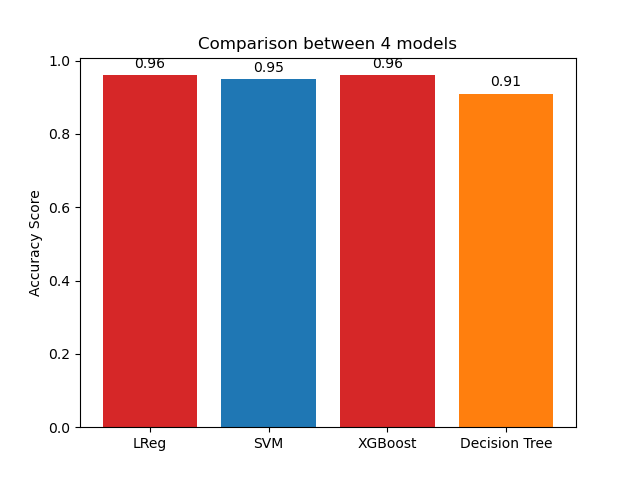

Here is the Python script that generated this plot:
# Import thư viện cần thiết
from re import I
import streamlit as st
import pandas as pd
import cv2
import numpy as np
from sklearn.model_selection import train_test_split, KFold
from sklearn.linear_model import LogisticRegression
from sklearn.svm import SVC
from xgboost import XGBClassifier
from sklearn import tree
from sklearn.pipeline import make_pipeline
from sklearn.metrics import precision_score, recall_score, f1_score, log_loss, accuracy_score
from sklearn import preprocessing
from sklearn.preprocessing import StandardScaler
import matplotlib.pyplot as plt

def addLabels(x, y):
    for i in range(len(x)):
        plt.text(i, y[i], y[i], ha = 'center')

# Function to run the model with Train Test Split only
def TrainTestRunOnlyNormal(X, y, testRatio, model):
    # Xử lý dữ liệu và áp dụng vào fit và predict
    Y = np.ravel(y)
    X_train, X_test, y_train, y_test = train_test_split(X, Y, test_size = testRatio, random_state=42)

    sc_x = StandardScaler()
    X_train = sc_x.fit_transform(X_train) 
    X_test = sc_x.transform(X_test)

    modelUsed = model.fit(X_train,y_train)
    predictions = modelUsed.predict(X_test)

    # Tính toán Precision Score, Recall Score, F1 và Log Loss
    preScore = precision_score(y_test, predictions)
    recScore = recall_score(y_test, predictions)
    f1Score = f1_score(y_test, predictions)
    logLossScore = log_loss(y_test, predictions)

    st.write("Precision Score with K-Fold", preScore)
    st.write("Recall Score with K-Fold", recScore)
    st.write("F1 Score with K-Fold", f1Score)
    st.write("Log Loss with K-Fold", logLossScore)  

    # Vẽ figure và plot kết quả 
    plt.figure(figsize=(8, 4))

    # ax1 = plt.subplot()
    # ax1.bar(np.arange(1) - 0.21, [preScore], 0.4, label='Precision', color='maroon')
    # plt.xticks(np.arange(1), [str(testRatio)])
    # plt.ylabel("Precision Score", color='maroon')

    # ax2 = ax1.twinx()
    # ax2.bar(np.arange(1) + 0.21, [recScore], 0.4, label='Recall', color='green')
    # plt.ylabel('Recall Score', color='green')
    # plt.title("EVALUATION METRIC with Precision and Recall")

    # plt.savefig('chart.png')
    
    # ax3 = plt.subplot()
    # ax3.bar(np.arange(1) + 0.21, [f1Score], 0.4, label='F1 Score', color='red')
    # plt.xticks(np.arange(1), [str(testRatio)])
    # plt.ylabel('F1 Score', color='red')

    # ax4 = ax3.twinx()
    # ax4.bar(np.arange(1) + 0.21, [logLossScore], 0.4, label='Log Loss Score', color='blue')
    # plt.ylabel('Log Loss Score', color='blue')
    # plt.title("EVALUATION METRIC with F1 Score and Log Loss")

    # plt.savefig('chart2.png')

    # with open('model.pkl','wb') as f:
    #     pickle.dump(model, f)

    # img = cv2.imread('chart.png')
    # if img is not None: 
    #     st.image(cv2.cvtColor(img, cv2.COLOR_BGR2RGB))
    # img2 = cv2.imread('chart2.png')
    # if img2 is not None: 
    #     st.image(cv2.cvtColor(img2, cv2.COLOR_BGR2RGB))

# Funciton to run the cross-validation/K-Fold version
def KFoldScore(X, y, k, model):
    # Áp dụng K-Fold lên tập dữ liệu
    kf = KFold(n_splits=int(k))

    outputPre = 0; preArray = []; 
    outputRec = 0; recArray = []; 
    outputF1 = 0; f1Array = []; 
    outputLogLoss = 0; logLossArray = []; 

    folds = [str(fold) for fold in range(1, k+1)]
    for train_index, test_index in kf.split(X):
        X_train, X_test = X.iloc[train_index], X.iloc[test_index]
        y_train, y_test = y.iloc[train_index], y.iloc[test_index]
        y_train_array = np.ravel(y_train)
        y_test_array = np.ravel(y_test)

        # Standard Scale dữ liệu để tránh 1 loại dữ liệu chiếm tỉ trọng
        sc_x = StandardScaler()
        X_train = sc_x.fit_transform(X_train) 
        X_test = sc_x.fit_transform(X_test)

        # Áp dụng model vào để train và predict
        modelUsed = model.fit(X_train, y_train_array)
        y_pred = modelUsed.predict(X_test)

        outputPre += precision_score(y_pred, y_test_array)
        preArray.append(round(outputPre, 2))
        
        outputRec += recall_score(y_pred, y_test_array)
        recArray.append(round(outputRec, 2))

        outputF1 += f1_score(y_pred, y_test_array)
        f1Array.append(round(outputF1, 2))

        outputLogLoss += log_loss(y_pred, y_test_array)
        logLossArray.append(round(outputLogLoss, 2))

    # Chia lấy trung bình của các Folds
    outputPre = round(outputPre/k, 2)
    outputRec = round(outputRec/k, 2)
    outputF1 = round(outputF1/k, 2)
    outputLogLoss = round(outputLogLoss/k, 2)

    # # Plot ra kết quả
    # plt.figure(figsize=(8, 4))

    # ax1 = plt.subplot()
    # ax1.bar(np.arange(len(folds)) - 0.21, preArray, 0.4, label='Precision Score', color='maroon')
    # plt.xticks(np.arange(len(folds)), folds)
    # plt.xlabel("Folds", color='blue')
    # plt.ylabel("Precision Score", color='maroon')
    
    # ax2 = ax1.twinx()
    # ax2.bar(np.arange(len(folds)) + 0.21, recArray, 0.4, label='Recall Score', color='green')
    # plt.ylabel('Recall Score', color='green')
    # plt.title("EVALUATION METRIC K-Fold of Precision and Recall")
    # plt.savefig('chart3.png')

    # img3 = cv2.imread('chart3.png')
    # if img3 is not None: 
    #     st.image(cv2.cvtColor(img3, cv2.COLOR_BGR2RGB))

    # ax3 = plt.subplot()
    # ax3.bar(np.arange(len(folds)) - 0.21, f1Array, 0.4, label='F1 Score', color='blue')
    # plt.xticks(np.arange(len(folds)), folds)
    # plt.xlabel("Folds", color='yellow')
    # plt.ylabel("F1 Score", color='blue')
    # ax4 = ax3.twinx()

    # ax4.bar(np.arange(len(folds)) + 0.21, logLossArray, 0.4, label='Log Loss Score', color='orange')
    # plt.ylabel('Log Loss Score', color='orange')
    # plt.title("EVALUATION METRIC K-Fold of F1 Score and Log Loss")

    # plt.savefig('chart4.png')

    # img4 = cv2.imread('chart4.png')
    # if img4 is not None: 
    #     st.image(cv2.cvtColor(img4, cv2.COLOR_BGR2RGB))

    st.write("Precision Score with K-Fold", outputPre)
    st.write("Recall Score with K-Fold", outputRec)
    st.write("F1 Score with K-Fold", outputF1)
    st.write("Log Loss with K-Fold", outputLogLoss)    

def KFoldAccuracy(X, y, k, model):
    # Áp dụng K-Fold lên tập dữ liệu
    kf = KFold(n_splits=int(k))

    accuracies = []
    accuracy = 0

    folds = [str(fold) for fold in range(1, k+1)]
    for train_index, test_index in kf.split(X):
        X_train, X_test = X.iloc[train_index], X.iloc[test_index]
        y_train, y_test = y.iloc[train_index], y.iloc[test_index]
        y_train_array = np.ravel(y_train)
        y_test_array = np.ravel(y_test)

        # Standard Scale dữ liệu để tránh 1 loại dữ liệu chiếm tỉ trọng
        sc_x = StandardScaler()
        X_train = sc_x.fit_transform(X_train) 
        X_test = sc_x.fit_transform(X_test)

        # Áp dụng model vào để train và predict
        modelUsed = model.fit(X_train, y_train_array)
        y_pred = modelUsed.predict(X_test)

        accuracy += accuracy_score(y_pred, y_test_array)
        accuracies.append(round(accuracy, 2))

    # Chia lấy trung bình của các Folds
    outputAcc = round(accuracy/k, 2)

    return outputAcc

st.markdown(
"""
# Comparison between Logisitc Regression, SVM, XGBoosting and Decision Tree
"""
)

st.markdown(
    """
    ## 1. Import your own dataset
    """
)

# Importing csv file to start running the model
uploaded_file = st.file_uploader("Import your file...");
if uploaded_file is not None:
    bytes_data = uploaded_file.getvalue()
    path = 'data/' + uploaded_file.name
    with open('data/' + uploaded_file.name, 'wb') as f:
        f.write(bytes_data)
    data = pd.read_csv(uploaded_file, sep = ',', header = 0)

    st.write(data)

    st.markdown(
    """
    ## 2. Input feature
    """
    )

    # Choosing the features you want to use to train your model with
    numberOfFeatures = len(data.columns) - 1
    cols = st.columns(numberOfFeatures)

    option = []
    for i, x in enumerate(cols):
        option.append(x.checkbox(data.columns[i], value=True))

    check = []
    for i in range(len(option)):
        if option[i] == True:
            check.append(data.columns[i])

    # Showing the features that you chose
    df = pd.DataFrame()
    for i in check:
        df[i] = data[i]
    st.write(df)

    # Automatically assume the last column will be the Y
    colsName = data.columns.values.tolist()
    outputName = colsName[-1]

    st.write("Output: ", outputName)   

    # Preprocessing the data, label encoding the string/words type of data
    dataX = df
    dataY = data.iloc[:,-1:]
    dataY[dataY == 2] = 0
    dataY[dataY == 4] = 1
    le = preprocessing.LabelEncoder()

    for i in check:
        if (dataX[i].dtype == object):
            textLabel = np.unique(dataX[i].values)
            le.fit(textLabel)
            result = le.transform(dataX[i])
            dataX[i] = result

    st.markdown(
        """
        ## 3. Train/test split ratio and K-Fold Testing Method
        """
    )
    # Load the models needed
    logreg = LogisticRegression(random_state=0)
    svm = make_pipeline(StandardScaler(), SVC(gamma='auto'))
    xgb = XGBClassifier(n_estimators=5, max_depth=4, learning_rate=1, objective='binary:logistic')
    decisionTree = tree.DecisionTreeClassifier()

    testModel = st.radio("Choose your training model", ["Logistic Regression", "SVM", "XG Boosting", "Decision Tree"])
    
    # Choosing your type of training route: K-Fold or simple Train Test Split
    testVersion = st.radio("Choose your training version", ["K-Fold", "Train Test Split"])

    if testVersion == "K-Fold":
        numberOfK = st.number_input("Input your K-Fold amount: ", min_value=2, step=1)

    if testVersion == "Train Test Split":
        trainTestRatio = st.number_input("Input your train ratio by choosing a number : ", min_value=0.1, max_value= 0.9, step=0.1)

    modelUsing = None

    if testModel == "Logistic Regression":
        modelUsing = logreg
    elif testModel == "SVM":
        modelUsing = svm
    elif testModel == "XG Boosting":
        modelUsing = xgb
    elif testModel == "Decision Tree":
        modelUsing = decisionTree

    button = st.button("Run Model")
    if button:
        if testVersion == "Train Test Split":
            TrainTestRunOnlyNormal(dataX, dataY, trainTestRatio, modelUsing)
        elif testVersion == "K-Fold":
            st.write(KFoldScore(dataX, dataY, numberOfK, modelUsing))

    buttonCompare = st.button("Compare Model")
    if buttonCompare:
        resultLR = KFoldAccuracy(dataX, dataY, 4, logreg)
        resultSVM = KFoldAccuracy(dataX, dataY, 4, svm)
        resultXGB = KFoldAccuracy(dataX, dataY, 4, xgb)
        resultDTree = KFoldAccuracy(dataX, dataY, 4, decisionTree)

        resultList = [resultLR, resultSVM, resultXGB, resultDTree]

        fig, ax = plt.subplots()
        labels = ['LReg', 'SVM', 'XGBoost', 'Decision Tree']
        bar_labels = ['red', 'blue', '_red', 'orange']
        bar_colors = ['tab:red', 'tab:blue', 'tab:red', 'tab:orange']
        bars = ax.bar(labels, resultList, label=bar_labels, color=bar_colors)

        ax.bar_label(bars, padding=3)

        ax.set_ylabel('Accuracy Score')
        ax.set_title('Comparison between 4 models')
        plt.savefig("Comparison.png")

        resultImage = cv2.imread("Comparison.png")
        if resultImage is not None:
            st.image(cv2.cvtColor(resultImage, cv2.COLOR_BGR2RGB))

        # st.write(resultLR)
        # st.write(resultSVM)
        # st.write(resultXGB)
        # st.write(resultDTree)
